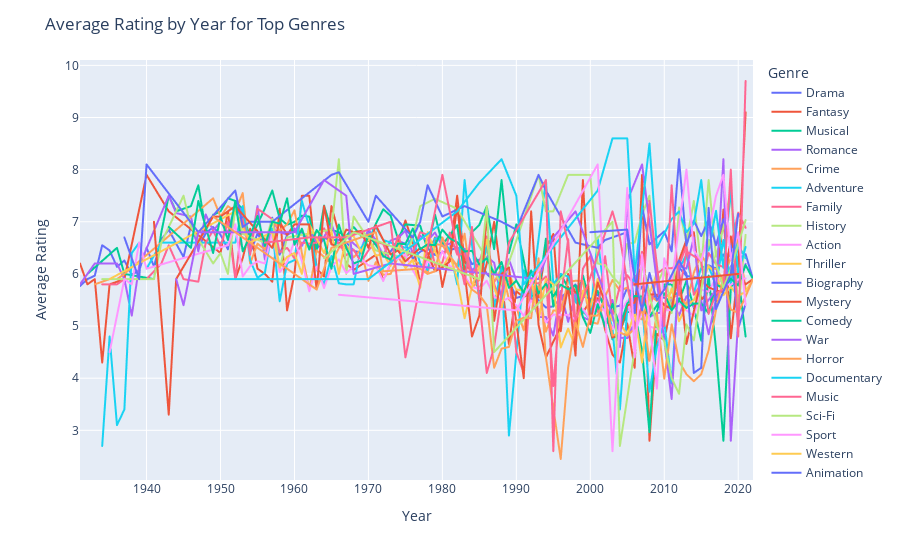

Notebook source saved alongside this figure:
### Code cell
avg_rating_by_year=df.groupby(['Year','Genre'])['Rating'].mean().reset_index()
top_genres=df['Genre'].value_counts().head(10).index
average_rating_by_year = avg_rating_by_year[avg_rating_by_year['Genre'].isin(top_genres)]
fig = px.line(avg_rating_by_year, x='Year', y='Rating', color = 'Genre')
fig.update_layout(title='Average Rating by Year for Top Genres', xaxis_title='Year', yaxis_title='Average Rating')
fig.show()
